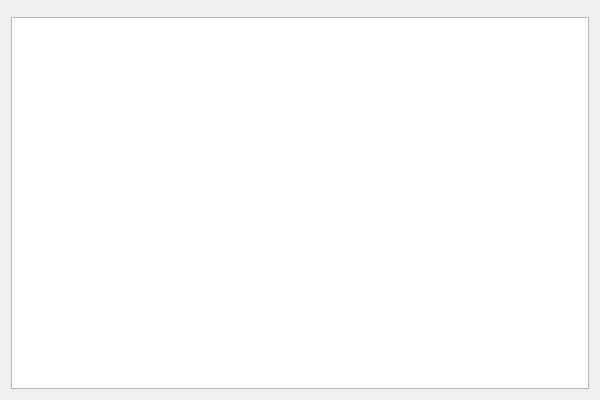
<?xml version="1.0" encoding="UTF-8"?>
<ui version="4.0">
 <class>AssetBrowserWindowClass</class>
 <widget class="QWidget" name="AssetBrowserWindowClass">
  <property name="geometry">
   <rect>
    <x>0</x>
    <y>0</y>
    <width>600</width>
    <height>400</height>
   </rect>
  </property>
  <property name="windowTitle">
   <string>AssetBrowserWindow</string>
  </property>
  <layout class="QVBoxLayout" name="verticalLayout_2">
   <item>
    <layout class="QVBoxLayout" name="verticalLayout">
     <item>
      <widget class="QWidget" name="addressPanel" native="true">
       <property name="sizePolicy">
        <sizepolicy hsizetype="Expanding" vsizetype="Fixed">
         <horstretch>0</horstretch>
         <verstretch>0</verstretch>
        </sizepolicy>
       </property>
       <property name="minimumSize">
        <size>
         <width>0</width>
         <height>30</height>
        </size>
       </property>
       <property name="maximumSize">
        <size>
         <width>16777215</width>
         <height>30</height>
        </size>
       </property>
       <layout class="QHBoxLayout" name="horizontalLayout" stretch="">
        <property name="sizeConstraint">
         <enum>QLayout::SizeConstraint::SetFixedSize</enum>
        </property>
        <property name="topMargin">
         <number>0</number>
        </property>
        <property name="bottomMargin">
         <number>0</number>
        </property>
       </layout>
      </widget>
     </item>
     <item>
      <widget class="QListView" name="contentListView">
       <property name="spacing">
        <number>5</number>
       </property>
      </widget>
     </item>
    </layout>
   </item>
  </layout>
 </widget>
 <layoutdefault spacing="6" margin="11"/>
 <resources/>
 <connections/>
</ui>
